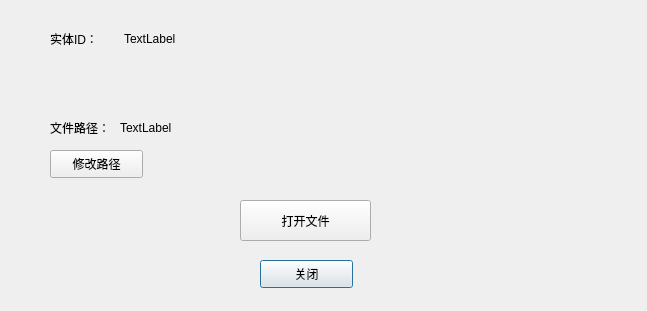
<?xml version="1.0" encoding="UTF-8"?>
<ui version="4.0">
 <class>Dialog</class>
 <widget class="QDialog" name="Dialog">
  <property name="geometry">
   <rect>
    <x>0</x>
    <y>0</y>
    <width>647</width>
    <height>311</height>
   </rect>
  </property>
  <property name="windowTitle">
   <string>Dialog</string>
  </property>
  <widget class="QWidget" name="layoutWidget">
   <property name="geometry">
    <rect>
     <x>50</x>
     <y>30</y>
     <width>142</width>
     <height>17</height>
    </rect>
   </property>
   <layout class="QHBoxLayout" name="horizontalLayout">
    <item>
     <widget class="QLabel" name="label_3">
      <property name="text">
       <string>实体ID：</string>
      </property>
     </widget>
    </item>
    <item>
     <widget class="QLabel" name="label_4">
      <property name="text">
       <string>TextLabel</string>
      </property>
     </widget>
    </item>
   </layout>
  </widget>
  <widget class="QPushButton" name="pushButton_2">
   <property name="geometry">
    <rect>
     <x>260</x>
     <y>260</y>
     <width>93</width>
     <height>28</height>
    </rect>
   </property>
   <property name="text">
    <string>关闭</string>
   </property>
  </widget>
  <widget class="QLabel" name="label">
   <property name="geometry">
    <rect>
     <x>120</x>
     <y>120</y>
     <width>72</width>
     <height>15</height>
    </rect>
   </property>
   <property name="text">
    <string>TextLabel</string>
   </property>
  </widget>
  <widget class="QLabel" name="label_5">
   <property name="geometry">
    <rect>
     <x>50</x>
     <y>120</y>
     <width>72</width>
     <height>15</height>
    </rect>
   </property>
   <property name="text">
    <string>文件路径：</string>
   </property>
  </widget>
  <widget class="QPushButton" name="pushButton_3">
   <property name="geometry">
    <rect>
     <x>50</x>
     <y>150</y>
     <width>93</width>
     <height>28</height>
    </rect>
   </property>
   <property name="text">
    <string>修改路径</string>
   </property>
  </widget>
  <widget class="QPushButton" name="pushButton_4">
   <property name="geometry">
    <rect>
     <x>240</x>
     <y>200</y>
     <width>131</width>
     <height>41</height>
    </rect>
   </property>
   <property name="text">
    <string>打开文件</string>
   </property>
  </widget>
 </widget>
 <resources/>
 <connections/>
</ui>
